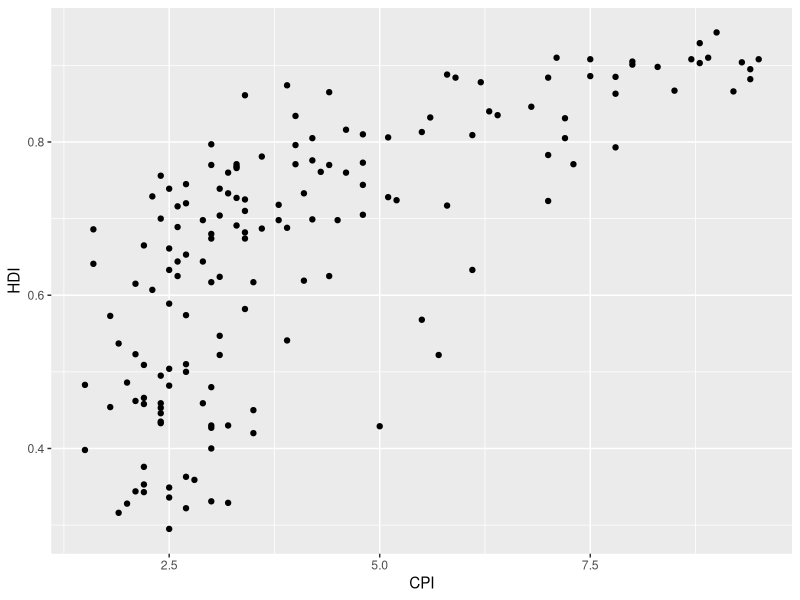

Generate this figure with R:
## ---- chunk 1

library(tidyverse)
economist <- read_csv("data/EconomistData.csv")

p1 <- ggplot(economist, aes(x = CPI, y = HDI))
p2 <- p1 + geom_point()
print(p2)



